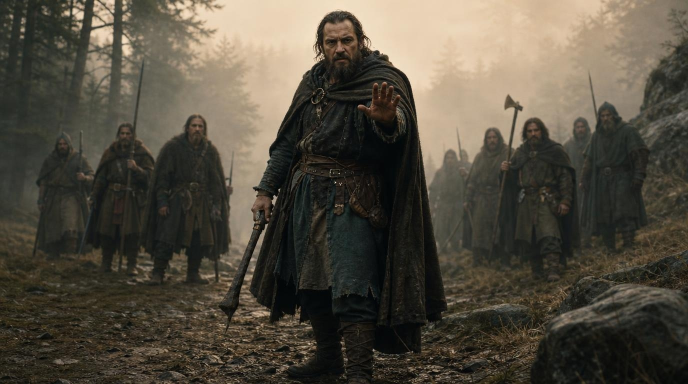
#> input picture assets/v047/originals/bandits.jpg, 1376 x 768 px, found by its file name (shown at 1/2 size); its folder holds 4 pictures in this run; the run also reads 1 picture not shown here
$ python process-v047-art.py
#> lines starting #> are read from the running program, lines starting #| are printed output that depends on the picture
# Cuts out and resizes the Leonardo originals in assets/v047/originals into assets/v047/runtime.
import os, numpy as np
from PIL import Image
from scipy import ndimage as ndi
O='assets/v047/originals/';R='assets/v047/runtime/'
os.makedirs(R,exist_ok=True)
SCENES={'trader':960,'bandits':960,'refugees':960,'ship':960,'story_peace':960,'story_raid':960,'story_ash':960,'trail_woodland':960,'trail_coastal':960,'trail_dryland':960,'arrival':960,'feast':960,'sickness':960,'advisor':480}
TEX={'tex_road':256,'tex_grass':256,'tex_wood':256,'tex_dry':256,'tex_shore':256}
CUT={'keep':320,'house':220,'farm':300,'oak':240,'birch':170,'pine':170,'stone':200,'gold':200,'icon_gold':96,'icon_food':96,'icon_trade':96,'icon_wood':96,'icon_stone':96,
 'market':260,'granary':220,'lumberyard':240,'bakery':220,'fishery':240,'theater':260,'school':240,'chapel':220,'workshop':230,'clinic':220,'fortress':360,'tower':200,'wall':260,'well':140,'garden':160,'plaza':200,'loadingyard':240,'shipyard':260,'stable':240,'camp':240,'bush':110,'bridge':220,
 'unit_worker':120,'unit_soldier':120,'unit_archer':120,'unit_raider':120}
def ex(n): return os.path.exists(O+n+'.jpg')
def scene(n,w):
    im=Image.open(O+n+'.jpg').convert('RGB');h=round(im.height*w/im.width);im.resize((w,h),Image.LANCZOS).save(R+n+'.webp',quality=80,method=6)
def tex(n,w):
    im=Image.open(O+n+'.jpg').convert('RGB').resize((w,w),Image.LANCZOS);im.save(R+n+'.webp',quality=82,method=6)
def cut(n,w):
    im=Image.open(O+n+'.jpg').convert('RGB');a=np.asarray(im).astype(float)/255
    mx=a.max(2);mn=a.min(2);sat=(mx-mn)/np.maximum(mx,1e-6)
    edge=np.concatenate([a[0],a[-1],a[:,0],a[:,-1]]);bgc=np.median(edge,axis=0);dist=np.sqrt(((a-bgc)**2).sum(2))
    cand=(((sat<0.13)&(mx>0.30))|(dist<0.09))
    lab,k=ndi.label(cand)
    border=set(np.unique(np.concatenate([lab[0],lab[-1],lab[:,0],lab[:,-1]])))-{0}
    bg=cand if n=='bridge' else np.isin(lab,list(border));fg=~bg
    fg=ndi.binary_opening(fg,iterations=2)
    lab2,k2=ndi.label(fg);sizes=ndi.sum(fg,lab2,range(1,k2+1));fg=lab2==(1+int(np.argmax(sizes)))
    fg=fg if n=='bridge' else ndi.binary_fill_holes(fg);fg=ndi.binary_erosion(fg,iterations=1)
    al=ndi.gaussian_filter(fg.astype(float),0.9);al=np.clip((al-0.15)/0.7,0,1)
    out=Image.fromarray(np.dstack([np.asarray(im),(al*255).astype(np.uint8)]),'RGBA')
    bb=out.getchannel('A').point(lambda v:255 if v>20 else 0).getbbox();out=out.crop(bb)
    h=round(out.height*w/out.width);out=out.resize((w,h),Image.LANCZOS);out.save(R+n+'.webp',quality=90,method=6,exact=True)
    print(n,out.size)
for d,f in ((SCENES,scene),(TEX,tex),(CUT,cut)):
    for n,w in d.items():
        if ex(n):f(n,w)
#> this loop made 3 passes
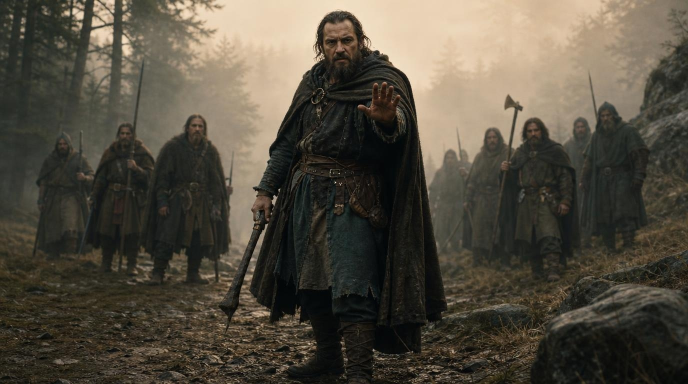
#> input picture assets/v047/originals/bandits.jpg, 1376 x 768 px, found by its file name (shown at 1/2 size)
#> pass 1, in scene, `im = Image.open(O + n + '.jpg').convert('RGB')`:
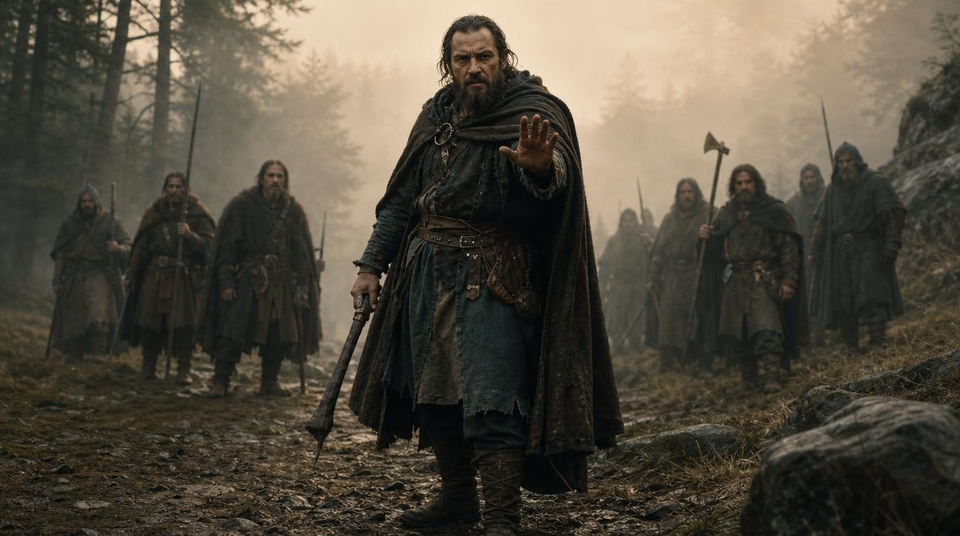
#> saved as bandits.webp: PIL image 960x536 RGB; mean R, G, B 82.9, 76.6, 63.9
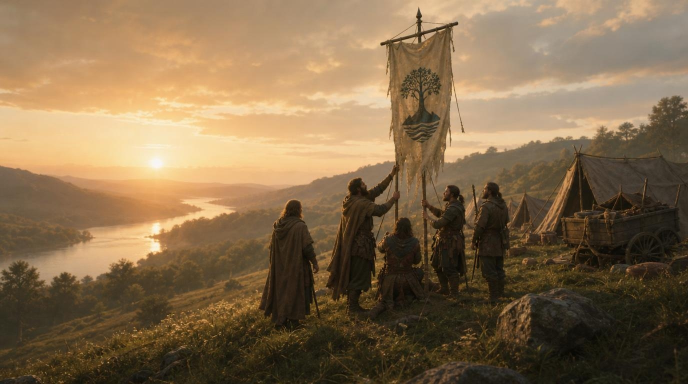
#> input picture assets/v047/originals/arrival.jpg, 1376 x 768 px, found by its file name (shown at 1/2 size)
#> pass 1, in scene (call 2), `im = Image.open(O + n + '.jpg').convert('RGB')`:
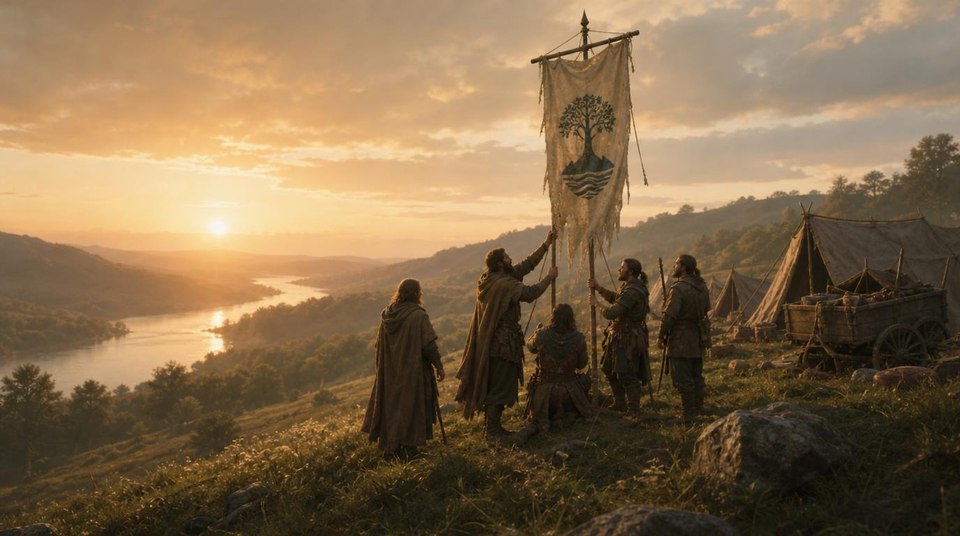
#> saved as arrival.webp: PIL image 960x536 RGB; mean R, G, B 131.6, 107.5, 76.8
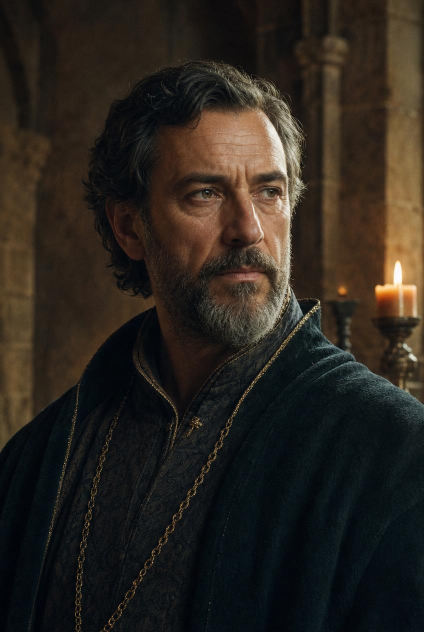
#> input picture assets/v047/originals/advisor.jpg, 848 x 1264 px, found by its file name (shown at 1/2 size)
#> pass 1, in scene (call 3), `im = Image.open(O + n + '.jpg').convert('RGB')`:
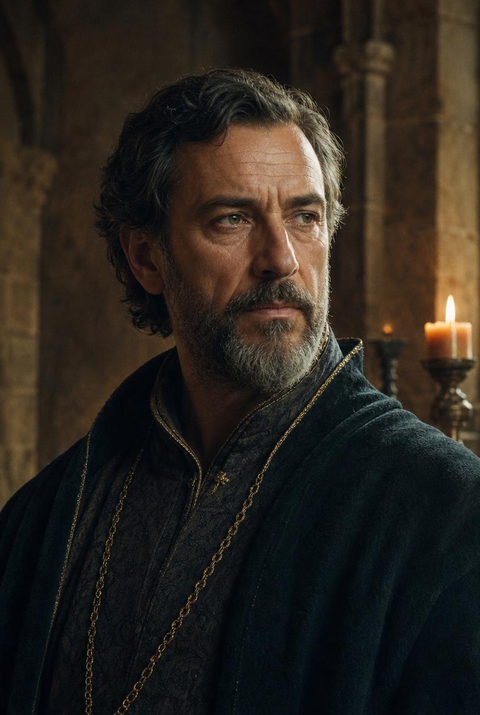
#> saved as advisor.webp: PIL image 480x715 RGB; mean R, G, B 42.5, 36.7, 30.1
#> pass 3, in cut, `im = Image.open(O + n + '.jpg').convert('RGB')`:
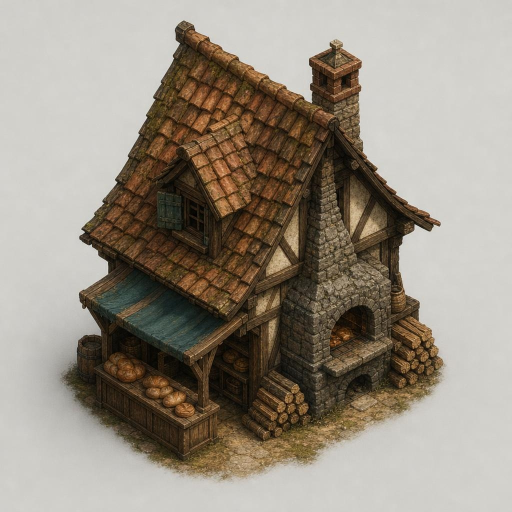
#> im: PIL image 1024x1024 RGB (shown at 1/2 size); mean R, G, B 151, 142.3, 129.7
